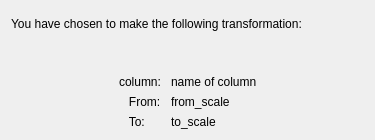
<?xml version="1.0" encoding="UTF-8"?>
<ui version="4.0">
 <class>WizardPage</class>
 <widget class="QWizardPage" name="WizardPage">
  <property name="geometry">
   <rect>
    <x>0</x>
    <y>0</y>
    <width>375</width>
    <height>140</height>
   </rect>
  </property>
  <property name="windowTitle">
   <string>WizardPage</string>
  </property>
  <property name="subTitle">
   <string>Summary</string>
  </property>
  <layout class="QVBoxLayout" name="verticalLayout">
   <item>
    <widget class="QLabel" name="label_2">
     <property name="text">
      <string>You have chosen to make the following transformation:</string>
     </property>
    </widget>
   </item>
   <item>
    <widget class="QLabel" name="label">
     <property name="text">
      <string/>
     </property>
    </widget>
   </item>
   <item>
    <layout class="QHBoxLayout" name="horizontalLayout">
     <item>
      <spacer name="horizontalSpacer_2">
       <property name="orientation">
        <enum>Qt::Horizontal</enum>
       </property>
       <property name="sizeHint" stdset="0">
        <size>
         <width>40</width>
         <height>20</height>
        </size>
       </property>
      </spacer>
     </item>
     <item>
      <layout class="QGridLayout" name="gridLayout">
       <item row="1" column="0">
        <widget class="QLabel" name="label_4">
         <property name="text">
          <string>   From:</string>
         </property>
        </widget>
       </item>
       <item row="0" column="0">
        <widget class="QLabel" name="label_3">
         <property name="text">
          <string>column: </string>
         </property>
        </widget>
       </item>
       <item row="0" column="1">
        <widget class="QLabel" name="from_column_lbl">
         <property name="text">
          <string>name of column</string>
         </property>
        </widget>
       </item>
       <item row="1" column="1">
        <widget class="QLabel" name="from_scale_lbl">
         <property name="text">
          <string>from_scale</string>
         </property>
        </widget>
       </item>
       <item row="2" column="0">
        <widget class="QLabel" name="label_5">
         <property name="text">
          <string>   To:</string>
         </property>
        </widget>
       </item>
       <item row="2" column="1">
        <widget class="QLabel" name="to_scale_lbl">
         <property name="text">
          <string>to_scale</string>
         </property>
        </widget>
       </item>
      </layout>
     </item>
     <item>
      <spacer name="horizontalSpacer">
       <property name="orientation">
        <enum>Qt::Horizontal</enum>
       </property>
       <property name="sizeHint" stdset="0">
        <size>
         <width>40</width>
         <height>20</height>
        </size>
       </property>
      </spacer>
     </item>
    </layout>
   </item>
  </layout>
 </widget>
 <resources/>
 <connections/>
</ui>
